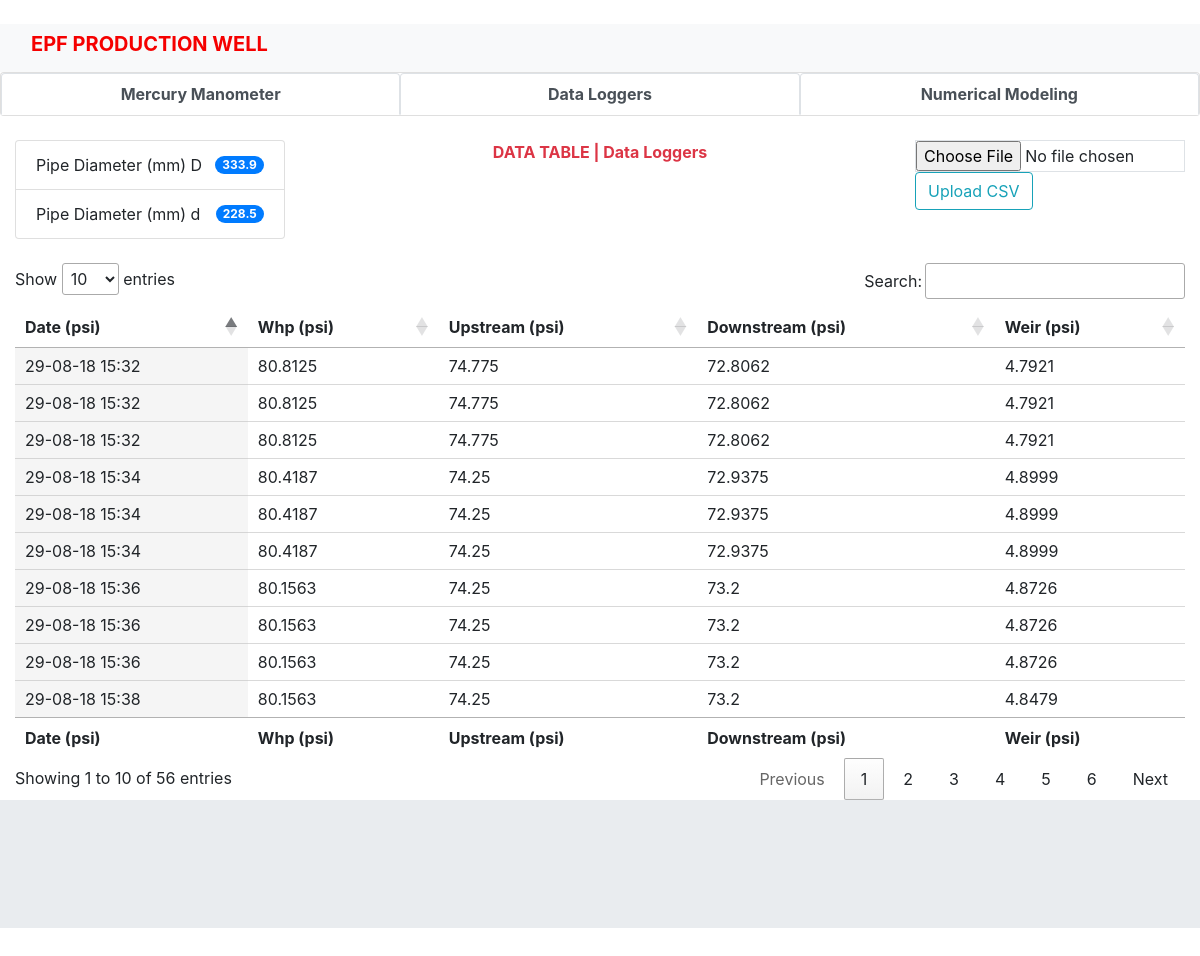
The page /data_loggers/ on the database its author committed.
### dataLoggers/models.py (models this page shows, shortened)
class DataLoggersTable(models.Model):
    Date = models.CharField(max_length=50)
    Whp = models.CharField(max_length=50)
    Upstream = models.CharField(max_length=50)
    Downstream = models.CharField(max_length=50)
    Weir = models.CharField(max_length=50)
    objects = models.Manager()  # The default manager
    class Meta:
        verbose_name_plural = "DataLoggersTable"

### dataLoggers/views.py (the view)
# urls.py: path('', views.index_view, name='index'),
def index_view(request):
    fields = ('Date', 'Whp', 'Upstream', 'Downstream', 'Weir')
    if request.method == 'POST' and request.FILES['dataLoggers']:
        my_file = request.FILES['dataLoggers']
        file_name = my_file.name
        title = 'Data Loggers'
        save_url = (settings.MEDIA_ROOT + 'dataLoggers/').replace('\\','/')
        file_url = (save_url + file_name).replace('\\', '/')
        if file_name.endswith('.csv'):
            if os.path.isfile(file_url):
                information = 'DUPLICATE! A file with the name "'+file_name+'" already savd before. Please consider renamming your file and try again.'
            else:
                FileSystemStorage(location=save_url).save(file_name, my_file)
                information = file_name+' successfully uploaded'
                with open(file_url, "r") as csv_file:
                    reader = csv.reader(csv_file)
                    for row in reader:
                        csv_dict = dict(zip(fields, row))
                        DataLoggersTable(**csv_dict).save()
                    information = title+' table data successfully updated'
        else:
            information = 'NON CSV FILE! The file "'+file_name+'" is not a csv file. Consider using .csv files only.'
        context = {
            'information': information,
            'title': title,
        }
        content_type = None
        return render(request, 'base/success.html', context, content_type)
    else:
        all_data = DataLoggersTable.objects.all()
        context = {
            'all_data': all_data,
            'fields': fields,
            'title': 'Data Loggers',
        }
        content_type = None
        return render(request, 'dataLoggers/index.html', context, content_type)

### dataLoggers/templates/dataLoggers/index.html (shortened to what this page needs)
{% extends 'base/base.html' %}
{% load static %}
{% block body %}
<div class="container-fluid">
    <div class="row">
        <div class="col-12 col-sm-6 col-md-5 col-lg-4 col-xl-3">
            <ul class="list-group">
                <li class="list-group-item d-flex justify-content-between align-items-center">
                    Pipe Diameter (mm) D
                    <span class="badge badge-primary badge-pill">333.9</span>
                </li>
                <li class="list-group-item d-flex justify-content-between align-items-center">
                    Pipe Diameter (mm) d
                    <span class="badge badge-primary badge-pill">228.5</span>
                </li>
            </ul>
        </div>
        <div class="col-12 col-sm-6 col-md-4 col-lg-4 col-xl-6">
            <div class="text-center text-danger">
                <b>DATA TABLE | {{title}}</b>
            </div>
        </div>
        <div class="col-12 col-sm-12 col-md-3 col-lg-4 col-xl-3">
            <form method="post" enctype="multipart/form-data">
                <input type="file" name='dataLoggers' class="form-control-file border">
                <button type="submit" class="btn btn-outline-info">Upload CSV</button>
            </form>
        </div>
    </div>
</div>
<br>
<div class="container-fluid">
    <table id="example" class="row-border hover order-column" style="width:100%">
        <thead>
            <tr>
                <th>Date (psi)</th>
                <th>Whp (psi)</th>
                <th>Upstream (psi)</th>
                <th>Downstream (psi)</th>
                <th>Weir (psi)</th>
            </tr>
        </thead>
        <tbody>
            {% if all_data %}
            {% for data in all_data %}
            <tr>
                <td>{{data.Date}}</td>
                <td>{{data.Whp}}</td>
                <td>{{data.Upstream}}</td>
                <td>{{data.Downstream}}</td>
                <td>{{data.Weir}}</td>
            </tr>
            {% endfor %}
            {% else %}
            <div class="text-*-center">
                <strong> No data in the {{title}} database </strong>
            </div>
            {% endif %}
        </tbody>
        <tfoot>
            <tr>
                <th>Date (psi)</th>
                <th>Whp (psi)</th>
                <th>Upstream (psi)</th>
                <th>Downstream (psi)</th>
                <th>Weir (psi)</th>
            </tr>
        </tfoot>
    </table>
</div>
{% endblock body %}

### rows shown on the page
DataLoggersTable: Date "29-08-18 15:32", Whp "80.8125", Upstream "74.775", Downstream "72.8062", Weir "4.7921"
DataLoggersTable: Date "29-08-18 15:34", Whp "80.4187", Upstream "74.25", Downstream "72.9375", Weir "4.8999"
DataLoggersTable: Date "29-08-18 15:36", Whp "80.1563", Upstream "74.25", Downstream "73.2", Weir "4.8726"
DataLoggersTable: Date "29-08-18 15:38", Whp "80.1563", Upstream "74.25", Downstream "73.2", Weir "4.8479"
DataLoggersTable: Date "29-08-18 15:32", Whp "80.8125", Upstream "74.775", Downstream "72.8062", Weir "4.7921"
DataLoggersTable: Date "29-08-18 15:34", Whp "80.4187", Upstream "74.25", Downstream "72.9375", Weir "4.8999"
DataLoggersTable: Date "29-08-18 15:36", Whp "80.1563", Upstream "74.25", Downstream "73.2", Weir "4.8726"
DataLoggersTable: Date "29-08-18 15:32", Whp "80.8125", Upstream "74.775", Downstream "72.8062", Weir "4.7921"
DataLoggersTable: Date "29-08-18 15:34", Whp "80.4187", Upstream "74.25", Downstream "72.9375", Weir "4.8999"
DataLoggersTable: Date "29-08-18 15:36", Whp "80.1563", Upstream "74.25", Downstream "73.2", Weir "4.8726"

### other values the page prints
{{ title }} "Data Loggers"
